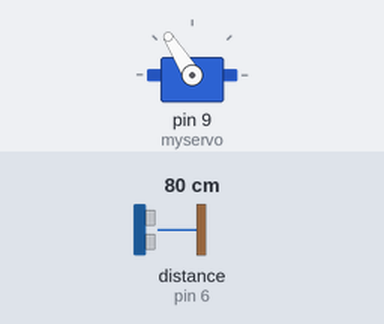
Recording of a sketch running on a simulated Arduino Uno, built with avr-gcc and run on an emulated ATmega328P. Shown: servo. Wiring (inferred from the names in the program): ultrasonic range finder: trigger pin 7; echo pin 6. The test bench sets the inputs (shaded band); at power-on: distance to the obstacle (sensor on pin 6) 80 cm. The echo pulse lasts 58.3 µs per cm; what the sketch prints to the serial monitor is not drawn.

Above: at 1.4 s.
1.5 s: distance to the obstacle (sensor on pin 6) set to 120 cm
At 1.72 s:
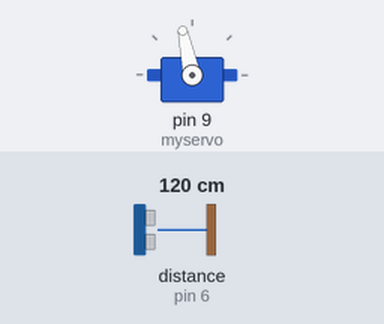
4.8 s: distance to the obstacle (sensor on pin 6) set to 2 cm
8.1 s: distance to the obstacle (sensor on pin 6) set to 98 cm
11.4 s: distance to the obstacle (sensor on pin 6) set to 106 cm
Timing chart, 0 to 15.7 s (numbered marks = the images above; inputs shaded):
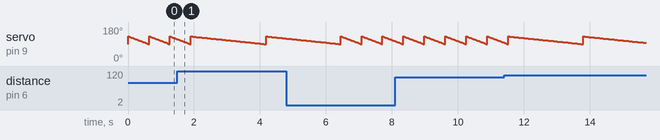

The sketch:

SnailServoUltrasonic.ino
```cpp
//Annie Zhou
//ART360
//Sideways Snail

//#include <HC_SR04.h>
#include <Ultrasonic.h>
#include <Servo.h>

#define TRIG_PIN 7 //used to be 12
#define ECHO_PIN 6 //used to be 11
Ultrasonic sr04 = Ultrasonic(ECHO_PIN,TRIG_PIN);
long a;

int pos = 0;    // variable to store the servo position
Servo myservo;  // create servo object to control a servo


long duration; // variable for the duration of sound wave travel
int distance; // variable for the distance measurement

void setup() {
pinMode(TRIG_PIN, OUTPUT); // Sets the trigPin as an OUTPUT
pinMode(ECHO_PIN, INPUT); // Sets the echoPin as an INPUT
Serial.begin(9600);
//delay(1000);

  myservo.attach(9);  // attaches the servo on pin 9 to the servo object
}

void loop() {
digitalWrite(TRIG_PIN, LOW);
delayMicroseconds(2);
// Sets the trigPin HIGH (ACTIVE) for 10 microseconds
digitalWrite(TRIG_PIN, HIGH);
delayMicroseconds(10);
digitalWrite(TRIG_PIN, LOW);
// Reads the echoPin, returns the sound wave travel time in microseconds
duration = pulseIn(ECHO_PIN, HIGH);
// Calculating the distance
distance = duration * 0.034 / 2; // Speed of sound wave divided by 2 (go and back)
// Displays the distance on the Serial Monitor
Serial.print("Distance: "); //writes out 'Distance: ' in serial monitor
Serial.print(distance); //writes the distance input measured after 'Distance: '
Serial.println(" cm"); //writes ' cm' after the distance input


//snail antenna reacts quickly to objects within a distance of 100
//Antenna reacts slowly to far away objects or a distance greater than 100

if (distance < 100){ //object within the range

    for (pos = 130; pos >= 90; pos -= 1) { // goes from 130 degrees to 90 degrees.
    // in steps of 1 degree
    myservo.write(pos);              // tell servo to go to position in variable 'pos' or 0
    delay(15);                       // waits 15ms for the servo to reach the position. Antenna moves quickly
    }
}
  else if (distance > 100){ //object too far or outside range

    for (pos = 130; pos >= 90; pos -= 1){ //goes from 130 degrees to 90 degrees.
    myservo.write(pos); //tells servo to go to position in variable 'pos' or 0
    delay(55);   //waits 55ms for servo to reach position. Antenna moves slowly
    }

  }

   delay(10); //to test
}
```

Measured:
- by itself, servo on pin 9 (myservo): ramps from 130° to 90° and jumps back, once every 2.3 s
